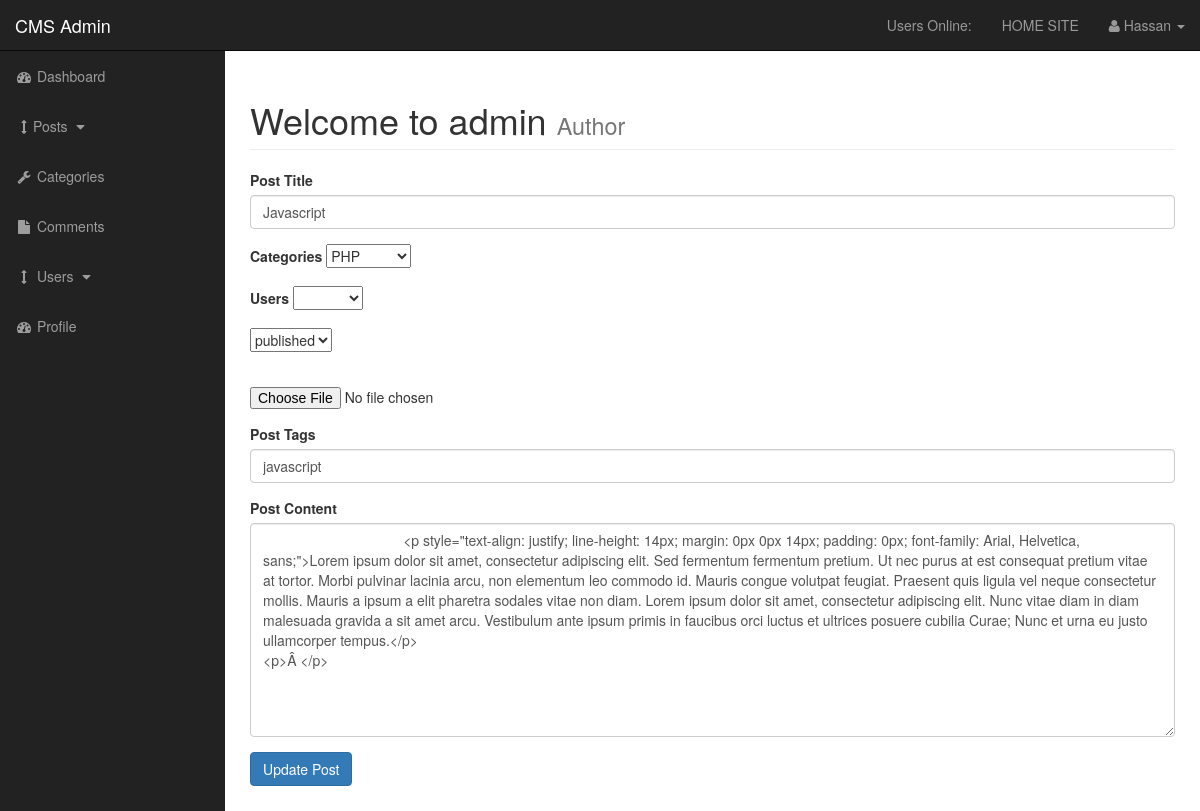
The page /admin/posts.php?source=edit_post&p_id=114 (signed in) on the database its author committed.
### tables this page shows
CREATE TABLE `posts` (
  `post_id` int(3) NOT NULL,
  `post_category_id` int(3) NOT NULL,
  `post_title` varchar(255) NOT NULL,
  `post_author` varchar(255) NOT NULL,
  `post_user` varchar(255) NOT NULL,
  `post_date` date NOT NULL,
  `post_image` text NOT NULL,
  `post_content` text NOT NULL,
  `post_tags` varchar(255) NOT NULL,
  `post_comment_count` varchar(255) NOT NULL,
  `post_status` varchar(255) NOT NULL DEFAULT 'draft',
  `post_views_count` int(11) NOT NULL
);

### admin/functions.php (called while the page is built, shortened)
<?php
function escape($string) {
global $connection;
return mysqli_real_escape_string($connection, trim($string));
}

### admin/includes/edit_post.php (the view, shortened to what this page needs)
<?php
    if(isset($_GET['p_id'])){
    $the_post_id =  escape($_GET['p_id']);
    }
    $query = "SELECT * FROM posts WHERE post_id = $the_post_id  ";
    $select_posts_by_id = mysqli_query($connection,$query);
    while($row = mysqli_fetch_assoc($select_posts_by_id)) {
        $post_user          = $row['post_user'];
        $post_title         = $row['post_title'];
        $post_category_id   = $row['post_category_id'];
        $post_status        = $row['post_status'];
        $post_content       = $row['post_content'];
        $post_tags          = $row['post_tags'];
         }
?>
    <form action="" method="post" enctype="multipart/form-data">
      <div class="form-group">
         <label for="title">Post Title</label>
          <input value="<?php echo htmlspecialchars(stripslashes($post_title)); ?>"  type="text" class="form-control" name="post_title">
      </div>
           <div class="form-group">
       <label for="categories">Categories</label>
       <select name="post_category" id="">
      <?php
        $query = "SELECT * FROM categories ";
        $select_categories = mysqli_query($connection,$query);
        while($row = mysqli_fetch_assoc($select_categories )) {
        $cat_id = $row['cat_id'];
        $cat_title = $row['cat_title'];
        if($cat_id == $post_category_id) {
        echo "<option selected value='{$cat_id}'>{$cat_title}</option>";
        } else {
          echo "<option value='{$cat_id}'>{$cat_title}</option>";
        }
        }
?>
       </select>
      </div>
        <div class="form-group">
       <label for="users">Users</label>
       <select name="post_user" id="">
<?php echo "<option value='{$post_user}'>{$post_user}</option>"; ?>
<?php
        $users_query = "SELECT * FROM users";
        $select_users = mysqli_query($connection,$users_query);
        while($row = mysqli_fetch_assoc($select_users)) {
        $username = $row['username'];
            echo "<option value='{$username}'>{$username}</option>";
        }
?>
       </select>
      </div>
       <div class="form-group">
      <select name="post_status" id="">
<option value='<?php echo $post_status ?>'><?php echo $post_status; ?></option>
      </select>
        </div>
    <div class="form-group">
       <input  type="file" name="image">
      </div>
      <div class="form-group">
         <label for="post_tags">Post Tags</label>
          <input value="<?php echo $post_tags; ?>"  type="text" class="form-control" name="post_tags">
      </div>
      <div class="form-group">
         <label for="post_content">Post Content</label>
         <textarea  class="form-control "name="post_content" id="" cols="30" rows="10"><?php echo $post_content; ?>
         </textarea>
      </div>
       <div class="form-group">
          <input class="btn btn-primary" type="submit" name="update_post" value="Update Post">
      </div>
</form>

### admin/css/sb-admin.css (style rules this page uses)
body { margin-top: 100px; background-color: #222; }
@media (min-width:768px) { body { margin-top: 50px; } }

### rows shown on the page
posts: post_title "Javascript", post_status "published", post_tags "javascript", post_content "<p style=\"text-align: justify; line-height: 14px; margin: 0px 0px 14px; padding: 0px; font-family: Arial, Helvetica, sans;\">Lorem ipsum dolor sit amet, consectetur adipiscing elit. Sed fermentum fermentum pretium. Ut nec purus at est consequat pretium vitae at tortor. Morbi pulvinar lacinia arcu, non elementum leo commodo id. Mauris congue volutpat feugiat. Praesent quis ligula vel neque consectetur mollis. Mauris a ipsum a elit pharetra sodales vitae non diam. Lorem ipsum dolor sit amet, consectetur adipiscing elit. Nunc vitae diam in diam malesuada gravida a sit amet arcu. Vestibulum ante ipsum primis in faucibus orci luctus et ultrices posuere cubilia Curae; Nunc et urna eu justo…"

### other values the page prints
$_SESSION['username'] "Hassan"
form field post_category "PHP"
